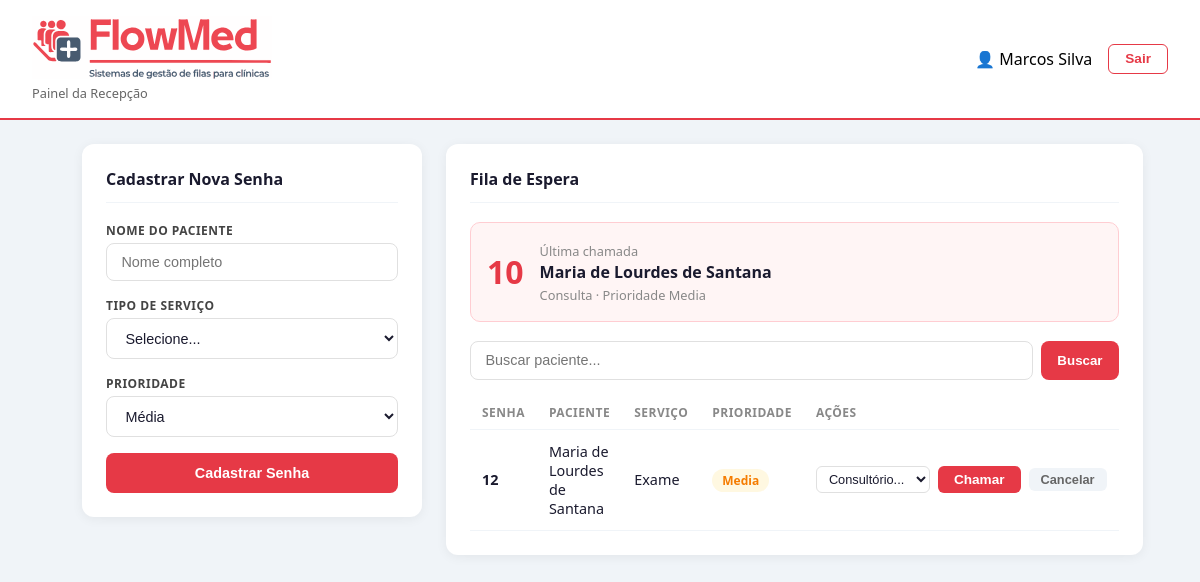
Page /recepcao/ (signed in) on the earlier database version.
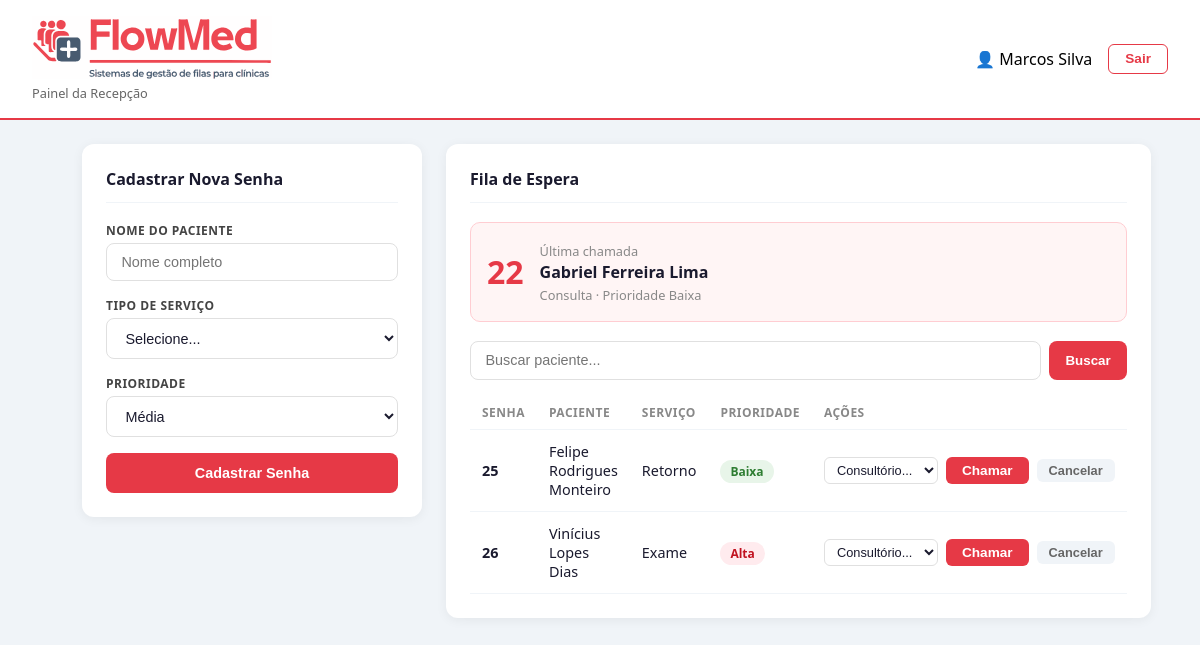
Same page on the later database version.
### atendimento_app/models.py (models this page shows, shortened)
class Senha(models.Model):
    TIPO_SERVICO_CHOICES = [
        ('consulta', 'Consulta'),
        ('exame', 'Exame'),
        ('retorno', 'Retorno'),
    ]
    PRIORIDADE_CHOICES=[
        ('minima', 'Minima'),
        ('baixa', 'Baixa'),
        ('media', 'Media'),
        ('alta', 'Alta'),
        ('maxima', 'Maxima')
    ]
    STATUS_CHOICES =[
        ('aguardando_recepcao', 'Aguardando Recepção'),
        ('aguardando_consultorio', 'Aguardando Consultório'),
        ('chamado', 'Chamado'),
        ('atendido', 'Atendido'),
        ('cancelado', 'Cancelado'),
    ]
    nome_paciente = models.CharField(max_length=100, unique=False)
    consultorio = models.ForeignKey(Consultorio, on_delete=models.SET_NULL, null=True, blank=True)
    numero = models.PositiveBigIntegerField(unique=True, editable=False)
    tipo_servico = models.CharField(max_length=20, choices=TIPO_SERVICO_CHOICES)
    prioridade = models.CharField(max_length=20, choices=PRIORIDADE_CHOICES, default='media')
    status = models.CharField(max_length=30, choices=STATUS_CHOICES, default='aguardando_recepcao')
    criado_em = models.DateTimeField(auto_now_add=True)
    chamado_recepcao = models.DateTimeField(null=True,blank=True)
    chamado_consultorio = models.DateTimeField(null=True,blank=True)
    finalizado_em= models.DateTimeField(null=True, blank=True)
    class Meta:
        verbose_name = 'Senha'
        verbose_name_plural = 'Senhas'
        ordering = ['-prioridade', 'criado_em']

### atendimento_app/views.py (the view)
# urls.py: path('recepcao/', views.painel_recepcao, name='painel_recepcao'),
@login_required
def painel_recepcao(request):
    try:
        if request.user.perfil.tipo != 'recepcionista':
            return redirect('atendimento_app:painel_consultorio')
    except Perfil.DoesNotExist:
        return redirect('/admin/')
    busca_paciente = request.GET.get('g', '').strip()
    senhas_aguardando = Senha.objects.filter(status='aguardando_recepcao')
    if busca_paciente:
        senhas_aguardando = senhas_aguardando.filter(
            nome_paciente__icontains=busca_paciente
        )
    ultima_chamada = Senha.objects.filter(
        status='aguardando_consultorio'
    ).order_by('-chamado_recepcao').first()
    contexto = {
        'senhas_aguardando': senhas_aguardando,
        'busca_paciente': busca_paciente,
        'ultima_chamada': ultima_chamada,
        'consultorios': Consultorio.objects.filter(ativo=True),
    }
    return render(request, 'painel_recepcao.html', contexto)

### atendimento_app/templates/painel_recepcao.html (shortened to what this page needs)
{% load static %}
<!DOCTYPE html>
<html lang="pt-br">
<head>
  <link rel="stylesheet" href="{% static 'css/painel_recepcao.css' %}">
</head>
<body>
<header>
  <div class="header-left">
    <div>
      <img src="{% static 'images/FlowMedRed.svg' %}" alt="FlowMed" width=240" >
      <small>Painel da Recepção</small>
    </div>
  </div>
  <div class="header-right">
    <span class="usuario-badge">👤 {{ request.user.get_full_name|default:request.user.username }}</span>
    <form method="POST" action="{% url 'atendimento_app:logout' %}">
      <button type="submit" class="btn-logout">Sair</button>
    </form>
  </div>
</header>
<div class="container">
  <div class="grid">
    <div>
      <div class="card">
        <h2>Cadastrar Nova Senha</h2>
        <form method="POST" action="{% url 'atendimento_app:cadastrar_senha' %}">
          <label>Nome do Paciente</label>
          <input type="text" name="nome_paciente" placeholder="Nome completo" required>
          <label>Tipo de Serviço</label>
          <select name="tipo_servico" required>
            <option value="">Selecione...</option>
          </select>
          <label>Prioridade</label>
          <select name="prioridade">
            <option value="media" selected>Média</option>
          </select>
          <button type="submit" class="btn btn-primary">Cadastrar Senha</button>
        </form>
      </div>
    </div>
    <div>
      <div class="card">
        <h2>Fila de Espera</h2>
        {% if ultima_chamada %}
        <div class="ultima-chamada">
          <div class="numero">{{ ultima_chamada.numero }}</div>
          <div class="info">
            <small>Última chamada</small>
            <strong>{{ ultima_chamada.nome_paciente }}</strong>
            <small>{{ ultima_chamada.get_tipo_servico_display }} · Prioridade {{ ultima_chamada.get_prioridade_display }}</small>
          </div>
        </div>
        {% endif %}
        <form method="GET" action="{% url 'atendimento_app:painel_recepcao' %}">
          <div class="search-bar">
            <input type="text" name="g" value="{{ busca_paciente }}" placeholder="Buscar paciente...">
            <button type="submit">Buscar</button>
          </div>
        </form>
        <table>
          <thead>
            <tr>
              <th>Senha</th>
              <th>Paciente</th>
              <th>Serviço</th>
              <th>Prioridade</th>
              <th>Ações</th>
            </tr>
          </thead>
          <tbody>
            {% for senha in senhas_aguardando %}
            <tr>
              <td><strong>{{ senha.numero }}</strong></td>
              <td>{{ senha.nome_paciente }}</td>
              <td>{{ senha.get_tipo_servico_display }}</td>
              <td>
                <span class="badge badge-{{ senha.prioridade }}">
                  {{ senha.get_prioridade_display }}
                </span>
              </td>
              <td>
                <div class="acoes">
                  <form method="POST" action="{% url 'atendimento_app:chamar_recepcao' senha.id %}">
                  <select name="consultorio_id" required>
                    <option value="">Consultório...</option>
                  </select>
                  <button type="submit" class="btn-sm btn-chamar">Chamar</button>
                </form>
                <form method="POST" action="{% url 'atendimento_app:cancelar_senha' senha.id %}">
            <button
                type="submit"
                class="btn-sm btn-cancelar">
                Cancelar
            </button>
        </form>
                </div>
              </td>
            </tr>
            {% empty %}
            <tr>
              <td colspan="5" class="empty">Nenhum paciente aguardando</td>
            </tr>
            {% endfor %}
          </tbody>
        </table>
      </div>
    </div>
  </div>
</div>
</body>
</html>

### atendimento_app/static/css/painel_recepcao.css (style rules this page uses)
* { box-sizing: border-box; margin: 0; padding: 0; }
body { font-family: 'Segoe UI', sans-serif; background: #f0f4f8; min-height: 100vh; }
header { background: white; border-bottom: 2px solid #e63946; padding: 1rem 2rem; display: flex; align-items: center; justify-content: space-between; }
.header-left { display: flex; align-items: center; gap: 0.75rem; }
.header-left small { font-size: 0.8rem; color: #666; display: block; }
.header-right { display: flex; align-items: center; gap: 1rem; }
.btn-logout { background: none; border: 1.5px solid #e63946; color: #e63946; padding: 0.4rem 1rem; border-radius: 6px; font-size: 0.85rem; cursor: pointer; font-weight: 600; }
.container { max-width: 1100px; margin: 0 auto; padding: 1.5rem 2rem; }
.grid { display: grid; grid-template-columns: 340px 1fr; gap: 1.5rem; }
.card { background: white; border-radius: 12px; padding: 1.5rem; box-shadow: 0 2px 12px rgba(0,0,0,0.06); }
.card h2 { font-size: 1rem; font-weight: 700; color: #1a1a2e; margin-bottom: 1.2rem; border-bottom: 1.5px solid #f0f4f8; padding-bottom: 0.75rem; }
label { display: block; font-size: 0.75rem; font-weight: 600; color: #444; margin-bottom: 4px; text-transform: uppercase; letter-spacing: 0.04em; }
input, select { width: 100%; padding: 0.65rem 0.9rem; border: 1.5px solid #e0e0e0; border-radius: 8px; font-size: 0.9rem; color: #1a1a2e; outline: none; margin-bottom: 1rem; background: white; }
.btn { width: 100%; padding: 0.75rem; border: none; border-radius: 8px; font-size: 0.9rem; font-weight: 600; cursor: pointer; }
.btn-primary { background: #e63946; color: white; }
.search-bar { display: flex; gap: 0.5rem; margin-bottom: 1rem; }
.search-bar input { margin-bottom: 0; }
.search-bar button { padding: 0.65rem 1rem; background: #e63946; color: white; border: none; border-radius: 8px; cursor: pointer; font-weight: 600; white-space: nowrap; }
.ultima-chamada { background: #fff5f5; border: 1.5px solid #ffcdd2; border-radius: 10px; padding: 1rem; margin-bottom: 1.2rem; display: flex; align-items: center; gap: 1rem; }
.ultima-chamada .numero { font-size: 2rem; font-weight: 800; color: #e63946; }
.ultima-chamada .info small { color: #888; font-size: 0.8rem; }
.ultima-chamada .info strong { display: block; color: #1a1a2e; font-size: 1rem; }
table { width: 100%; border-collapse: collapse; }
thead th { font-size: 0.75rem; font-weight: 700; color: #888; text-transform: uppercase; letter-spacing: 0.04em; padding: 0.5rem 0.75rem; text-align: left; border-bottom: 1.5px solid #f0f4f8; }
tbody td { padding: 0.75rem; font-size: 0.9rem; color: #1a1a2e; border-bottom: 1px solid #f0f4f8; }
.badge { padding: 3px 10px; border-radius: 20px; font-size: 0.75rem; font-weight: 600; }
.badge-alta, .badge-maxima { background: #ffebee; color: #c1121f; }
.badge-baixa, .badge-minima { background: #e8f5e9; color: #2e7d32; }
.acoes { display: flex; gap: 0.5rem; }
.btn-sm { padding: 4px 12px; border-radius: 6px; font-size: 0.8rem; font-weight: 600; cursor: pointer; border: none; }
.btn-chamar { padding: 6px 16px; font-size: 0.85rem; background: #e63946; color: white; }
.btn-cancelar { background: #f0f4f8; color: #666; }
.acoes { display: flex; align-items: center; gap: 0.5rem; }
.acoes form { display: flex; align-items: center; gap: 0.5rem; }
.acoes select { padding: 4px 8px; border: 1.5px solid #e0e0e0; border-radius: 6px; font-size: 0.8rem; outline: none; color: #1a1a2e; background: white; margin-bottom: 0; width: auto; }

Differences in the rows shown:
no longer on this page (row edited): Senha: numero "10", nome_paciente "Maria de Lourdes de Santana", tipo_servico "Consulta", prioridade "Media"
no longer on this page (row edited): Senha: numero "12", nome_paciente "Maria de Lourdes de Santana", tipo_servico "Exame", prioridade "Media"
added Senha: numero "22", nome_paciente "Gabriel Ferreira Lima", tipo_servico "Consulta", prioridade "Baixa"
added Senha: numero "25", nome_paciente "Felipe Rodrigues Monteiro", tipo_servico "Retorno", prioridade "Baixa"
added Senha: numero "26", nome_paciente "Vinícius Lopes Dias", tipo_servico "Exame", prioridade "Alta"
